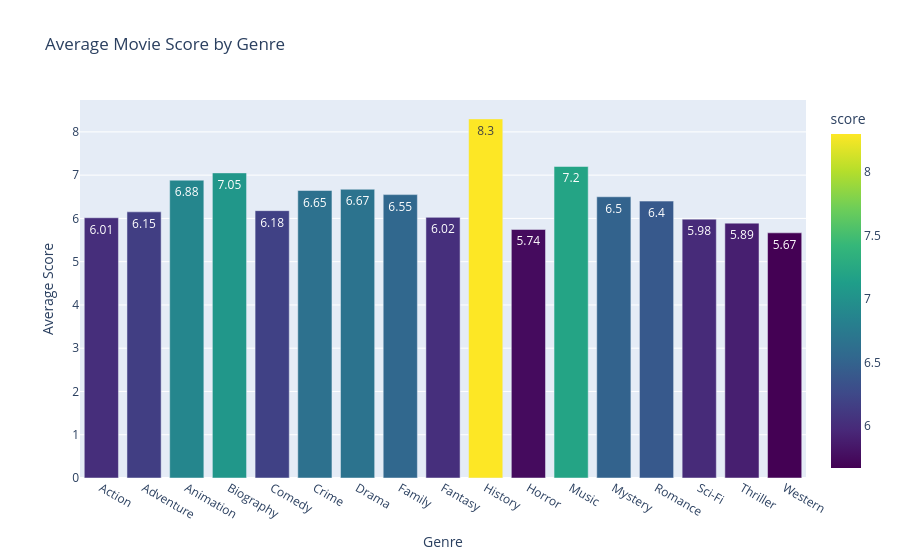

The code cell stored with this chart in its notebook:
### Code cell
# Exercise 3
# Calculate the average movie score for each genre and create a bar chart.
# Requirements:
# Color the bars using the average score.
# Add a suitable chart title.
# Display genres on the x-axis.
avg_score = (movies.groupby("genre")["score"].mean().reset_index())
fig = px.bar(avg_score,x="genre",y="score",color="score",
    color_continuous_scale="Viridis",text=avg_score["score"].round(2),
    title="Average Movie Score by Genre"
)
fig.update_layout(
    xaxis_title="Genre",
    yaxis_title="Average Score",
    height=700
)
fig.show()

### Figure 1 — Plotly figure (JSON) as saved in the notebook; plotly's stock layout.template omitted (floating-point values rounded to 4 significant figures)
{"data": [{"alignmentgroup": "True", "hovertemplate": "genre=%{x}<br>score=%{marker.color}<br>text=%{text}<extra></extra>", "legendgroup": "", "marker": {"color": [6.015, 6.152, 6.883, 7.052, 6.179, 6.645, 6.674, 6.55, 6.024, 8.3, 5.744, 7.2, 6.5, 6.4, 5.983, 5.891, 5.667], "coloraxis": "coloraxis", "pattern": {"shape": ""}}, "name": "", "offsetgroup": "", "orientation": "v", "showlegend": false, "text": [6.01, 6.15, 6.88, 7.05, 6.18, 6.65, 6.67, 6.55, 6.02, 8.3, 5.74, 7.2, 6.5, 6.4, 5.98, 5.89, 5.67], "textposition": "auto", "type": "bar", "x": ["Action", "Adventure", "Animation", "Biography", "Comedy", "Crime", "Drama", "Family", "Fantasy", "History", "Horror", "Music", "Mystery", "Romance", "Sci-Fi", "Thriller", "Western"], "xaxis": "x", "y": [6.015, 6.152, 6.883, 7.052, 6.179, 6.645, 6.674, 6.55, 6.024, 8.3, 5.744, 7.2, 6.5, 6.4, 5.983, 5.891, 5.667], "yaxis": "y"}], "layout": {"barmode": "relative", "coloraxis": {"colorbar": {"title": {"text": "score"}}, "colorscale": [[0, "#440154"], [0.1111, "#482878"], [0.2222, "#3e4989"], [0.3333, "#31688e"], [0.4444, "#26828e"], [0.5556, "#1f9e89"], [0.6667, "#35b779"], [0.7778, "#6ece58"], [0.8889, "#b5de2b"], [1, "#fde725"]]}, "legend": {"tracegroupgap": 0}, "title": {"text": "Average Movie Score by Genre"}, "xaxis": {"anchor": "y", "domain": [0, 1], "title": {"text": "Genre"}}, "yaxis": {"anchor": "x", "domain": [0, 1], "title": {"text": "Average Score"}}}}
